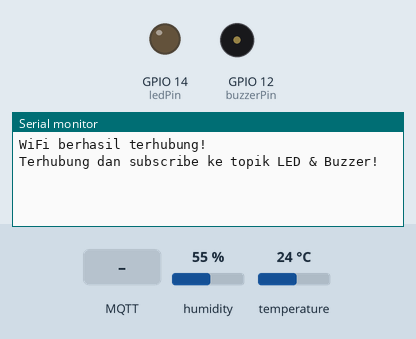
The sketch below on a simulated ESP8266 (NodeMCU). Shown: output pins drawn as LEDs (lit = HIGH), buzzer (waves = sounding, pin HIGH), the last lines printed to the serial monitor. The inputs (shaded band) are chosen by the test bench; at power-on: humidity 55 %, temperature 24 °C. WiFi joins after 1.5 s; servers stay silent unless stated; random numbers use the default seed unless the sketch sets one; no MQTT or app messages arrive unless stated.

Above: at 2.7 s.
2.8 s: MQTT message "ON" arrives on the first subscribed topic
At 3.2 s:
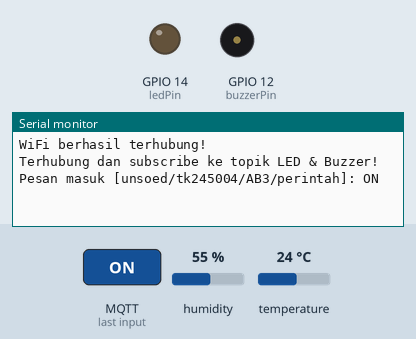
6.5 s: MQTT message "OFF" arrives on the first subscribed topic
At 7.2 s:
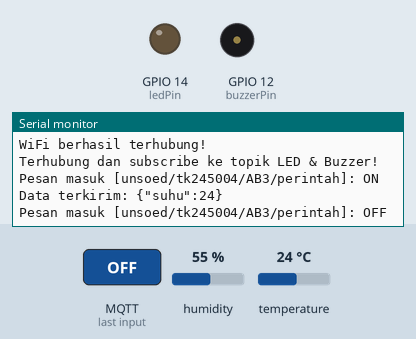
8.0 s: MQTT message "1" arrives on the first subscribed topic
At 8.3 s:
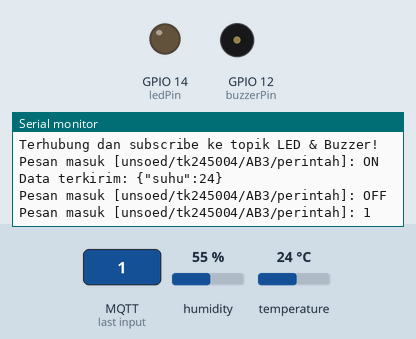

Measured:
- after the input at 2.8 s, the serial monitor: prints a new line at once (image 1)
- after the input at 6.5 s, the serial monitor: prints a new line at once (image 2)
- after the input at 8.0 s, the serial monitor: prints a new line at once (image 3)

The sketch:

modifikasi_percobaan4B.ino
```cpp
#include <ESP8266WiFi.h>
#include <PubSubClient.h>
#include <ArduinoJson.h>
#include <DHT.h>

const char* ssid          = "asa";
const char* password      = "12345789";
const char* mqttServer    = "broker.hivemq.com";
const int   mqttPort      = 1883;

const char* topicData           = "unsoed/tk245004/AB3/data";
const char* topicPerintahLED    = "unsoed/tk245004/AB3/perintah";
// MODIFIKASI: Menambahkan topik perintah baru khusus untuk buzzer
const char* topicPerintahBuzzer = "unsoed/tk245004/AB3/perintah/buzzer";

#define DHTPIN 4
#define DHTTYPE DHT11

const int ledPin    = 14; // GPIO 14 (Pin D5)
// MODIFIKASI: Menambahkan buzzer (GPIO 12 / Pin D6)
const int buzzerPin = 12;

DHT dht(DHTPIN, DHTTYPE);
WiFiClient espClient;
PubSubClient client(espClient);

// Manajemen Waktu Non-Blocking
unsigned long waktuTerakhirPublish = 0;
const long intervalPublish = 5000; // Interval 5 detik

void callback(char* topic, byte* payload, unsigned int length) {
  String pesan = "";
  for (unsigned int i = 0; i < length; i++) {
    pesan += (char)payload[i];
  }

  Serial.print("Pesan masuk [");
  Serial.print(topic);
  Serial.print("]: ");
  Serial.println(pesan);

  JsonDocument doc;
  if (deserializeJson(doc, pesan)) return; // Abaikan jika parsing JSON gagal

  const char* perintah = doc["perintah"];
  if (perintah == NULL) return;

  // MODIFIKASI: Membedakan aksi berdasarkan topik penerima pesan
  // Memeriksa apakah pesan berasal dari topik perintah LED
  if (String(topic) == topicPerintahLED) {
    if (String(perintah) == "ON") {
      digitalWrite(ledPin, HIGH);
      Serial.println("Aktuator LED: ON");
    } else if (String(perintah) == "OFF") {
      digitalWrite(ledPin, LOW);
      Serial.println("Aktuator LED: OFF");
    }
  }
  // Memeriksa apakah pesan berasal dari topik perintah Buzzer
  else if (String(topic) == topicPerintahBuzzer) {
    if (String(perintah) == "ON") {
      digitalWrite(buzzerPin, HIGH); // Menyalahkan buzzer
      Serial.println("Aktuator BUZZER: ON");
    } else if (String(perintah) == "OFF") {
      digitalWrite(buzzerPin, LOW);  // Mematikan buzzer
      Serial.println("Aktuator BUZZER: OFF");
    }
  }
}

void hubungkanWiFi() {
  WiFi.begin(ssid, password);
  while (WiFi.status() != WL_CONNECTED) {
    delay(500);
  }
  Serial.println("WiFi berhasil terhubung!");
}

void hubungkanMQTT() {
  while (!client.connected()) {
    String clientId = "ESP8266Client-" + String(random(0xffff), HEX);
    if (client.connect(clientId.c_str())) {
      // MODIFIKASI: Subscribe ke kedua topik perintah secara bersamaan
      client.subscribe(topicPerintahLED);
      client.subscribe(topicPerintahBuzzer);

      Serial.println("Terhubung dan subscribe ke topik LED & Buzzer!");
    } else {
      delay(2000);
    }
  }
}

void setup() {
  Serial.begin(115200);

  // Mengatur mode pin sebagai output
  pinMode(ledPin, OUTPUT);

  // MODIFIKASI: Inisialisasi pin buzzer sebagai OUTPUT dan atur kondisi awal mati (LOW)
  pinMode(buzzerPin, OUTPUT);
  digitalWrite(buzzerPin, LOW);
  digitalWrite(ledPin, LOW);

  dht.begin();

  hubungkanWiFi();
  client.setServer(mqttServer, mqttPort);
  client.setCallback(callback);
}

void loop() {
  if (!client.connected()) {
    hubungkanMQTT();
  }
  client.loop(); // Memproses pesan masuk secara real-time

  // Non-blocking publish menggunakan millis()
  if (millis() - waktuTerakhirPublish >= intervalPublish) {
    waktuTerakhirPublish = millis();

    float suhu = dht.readTemperature();
    if (!isnan(suhu)) {
      JsonDocument doc;
      doc["suhu"] = suhu;

      char buffer[128];
      serializeJson(doc, buffer);

      client.publish(topicData, buffer);
      Serial.print("Data terkirim: ");
      Serial.println(buffer);
    }
  }
}
```
